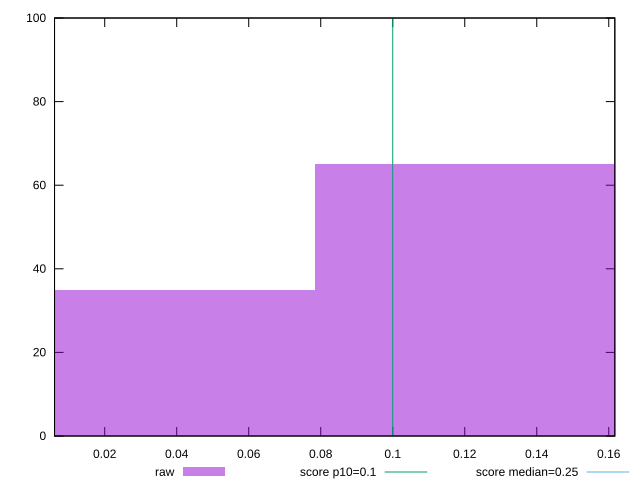

Recreate this plot in gnuplot.
reset

$raw <<EOF
0.15703183923129957 65
0 35
EOF

set key outside below
set boxwidth 0.15703183923129957
set xrange [0.006063152419196235:0.1616846598519219]
set yrange [0:100]
set trange [0:100]
set style fill transparent solid 0.5 noborder

set parametric
set terminal svg size 640, 490 enhanced background rgb 'white'
set output "report/report_00029_2021-02-24T13-36-40.390Z/cumulative-layout-shift/samples/agenda/raw/histogram.svg"

plot $raw title "raw" with boxes, \
     0.1,t title "score p10=0.1", \
     0.25,t title "score median=0.25"

reset
